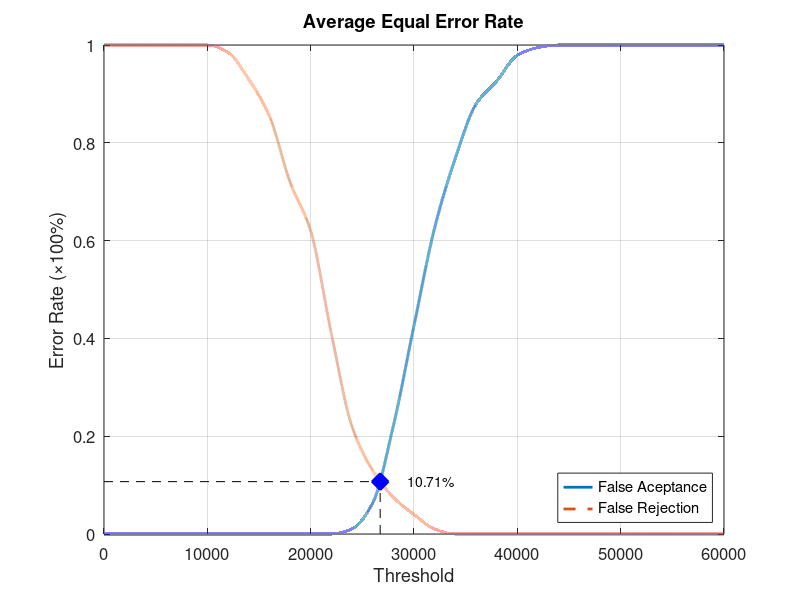
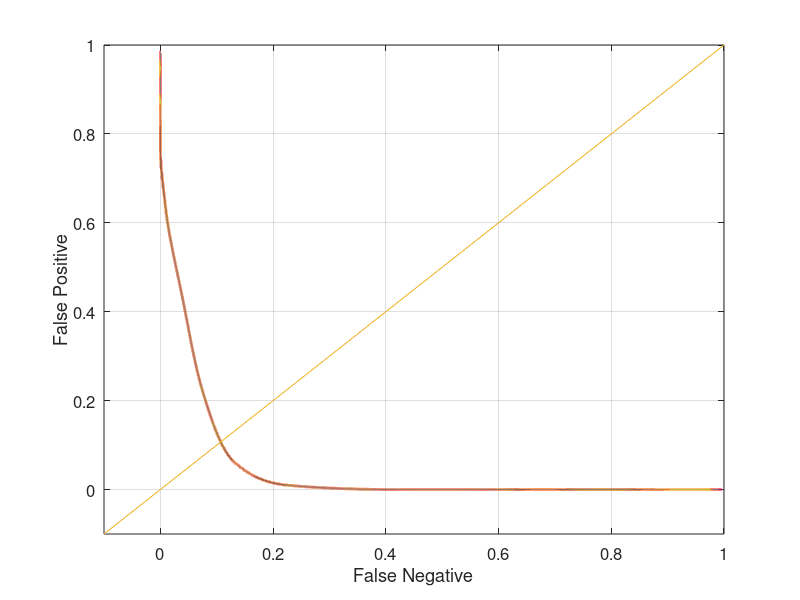

Source code (MATLAB) for these figures, in order:
function yEER = Database4_4
close all;
clear;
clc;
x = 0:2000:60000;
xq = 0:0.5:60000;

y0 = [0 0 0 0 0 0 0 0 0 0 0 0 0.0105263 0.0631579 0.221053 0.426316 0.626316 0.768421 0.878947 0.926316 0.978947 0.994737 1 1 1 1 1 1 1 1 1];
yy0 = interp1(x, y0, xq, 'pchip');
y1 = [1 1 1 1 1 1 0.985 0.93 0.855 0.72 0.62 0.41 0.22 0.13 0.075 0.04 0.01 0 0 0 0 0 0 0 0 0 0 0 0 0 0];
yy1 = interp1(x, y1, xq, 'pchip');

% Calculating EER: 
y2 = abs(y0 - y1);
find(y2 == min(y2))
yy2 = abs(yy0 - yy1);
xEER = find(yy2 == min(yy2));
xEERIndex = xq(xEER) % X-axis EER
yEER = yy0(xEER) % Y-axis EER

main = figure
plot(xq, yy0,'-','LineWidth', 2);	hold on
plot(xq, yy1,'--','LineWidth', 2);	hold on
plot([xEERIndex xEERIndex], [0 yEER], 'k--');	hold on
plot([0 xEERIndex], [yEER yEER], 'k--');	hold on
plot(xEERIndex, yEER, 'bx', 'LineWidth', 10);	hold on
text(xEERIndex + 10 * xEERIndex / 100, yEER, [num2str(round((10000 * yEER)) / 100) '%'])
legend('False Aceptance', 'False Rejection', 'Location', 'SouthEast')
xlabel('Threshold')
ylabel('Error Rate (\times100%)')
title('Average Equal Error Rate')
set(gca, 'FontSize', 12)
axis([0 60000 0 1])
grid on

print(main, 'Database4_4Main', '-dpng');
FNRxFPR = figure('Color', [1 1 1]);
plot(yy1, yy0, '-', yy1, yy0, 'LineWidth', 2);
hold on
y = -0.1:0.1:1
plot(y, y); 
set(gca, 'FontSize', 12)
xlabel('False Negative')
ylabel('False Positive')
axis([-0.1 1 -0.1 1])
set(gca, 'FontSize', 12)
grid on

print(FNRxFPR, 'Database4_4FNRxFPR','-dpng');
end
